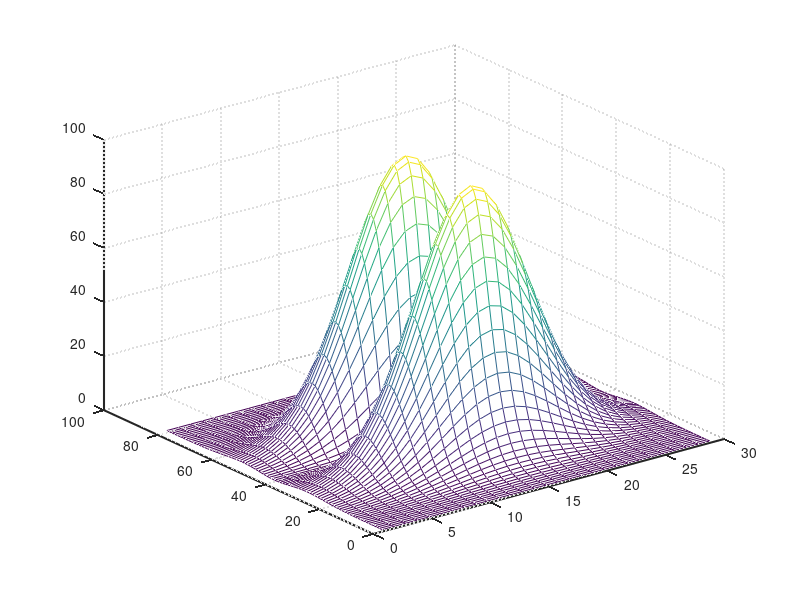

MATLAB code to generate this figure:
u = @(x , y) 80.*y.^2.*exp(-x.^2-0.3.*y.^2) ;
[x , y] = meshgrid(-2.1:0.15:2.1 , -6:0.15:6) ;
mesh(u(x , y)) ;
set(gca,'gridlinestyle',':' , 'LineWidth' , 1.5)
